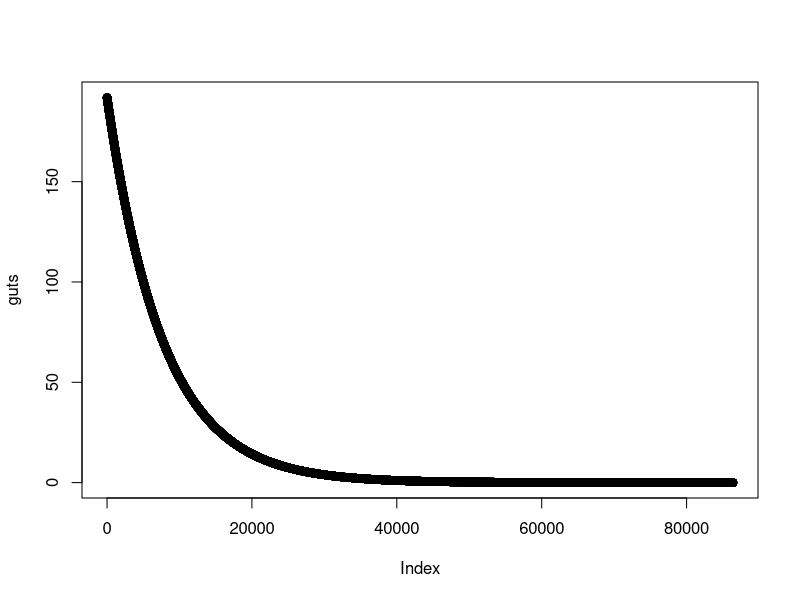

Write R code to recreate this figure. (Note: this script raises an error after producing the figure.)
################################################################################
################################################################################
# The nutrient dimension of predation halos
# Eric K. Ezell, ekezell@sewanee.edu
#
# Step 2 Parameters
################################################################################
################################################################################

setwd(dirname(rstudioapi::getActiveDocumentContext()$path))

################################################################################
################################################################################

params <-
  list(
    murre_mass = 888,
    # g
    # COMU - Hilton et al. 2000

    # Ingestion-Excretion ======================================================
    excretion_rate = 0.00013,
    # % wet meal mass excreted per second
    # COMU (middle of the two values,  0.011 and 0.015, Hilton et al 2000)
    ingesta_transit_time = 70*60,
    # sec to first poop once foraging begins
    # COMU - Hilton et al. 2000
    max_ingestion_rate = 0.037 ,
    # grams per second
    # COMU - Hilton et al 2000, pg 24 of 24
    max_feeding_time = 197*60,
    # second
    # COMU - mean of 186, 318, 89; Hilton et al 2000, pg 24 of PDF
    gut_capacity = 192,
    # g or mL,
    # COMU - Hilton et al 2000 pg 24 of pdf
    assimilation_efficiency = 0.79,
    # COMU - Hilton et al 2000b, also used in Roth et al 2008
    excreta_ingesta_ratio = .427,
    # Proportion of ingesta that is excreted
    # COMU
    # Hilton et al 2000b fed murres 10.88% of their body weight in fish
    # Based on figure 3, the murre weight is 990g -- so they were fed 107g wet mass
    # Using an equation from Larimer (1992), dry = 0.309*wet - 0.286, which is for sand lance, that would be 32.77g dry mass
    # Based on figure 2, murres excreted 14g dry mass -- so their excreta was equal to 14/32.77 = 42.7% of their ingesta by dry weight
    E_density_diet = 6,
    # kJ/g; middle of 4-8 kJ from Hilton et al 2000

    # Trip / diving ============================================================
    trip_hours = 18,
    # hours
    # COMU - based on the 18 hours per pair in Hilton et al 2000
    dive_time = 77,
    dive_time_sd = 28.6,
    # sec
    # COMU - Evans et al 2013, Table 3
    dives_per_bout = 7,
    dives_per_bout_sd = 5.74,
    # COMU - Evans et al 2013, Table 3 6.9
    post_dive_interval = 42,
    post_dive_interval_sd = 30,
    # s
    # COMU - Evans et al 2013
    bout_duration = 833,
    bout_duration_sd = 712,
    # s
    # COMU - 803 is observed from Evans et al; 833 makes sense based on params above
    bout_interval = 250,
    # s
    # COMU - Evans et al 2013
    percent_feeding = 0.50,
    # percent of "sit" time spent feeding underwater;
    # COMU - Evans et al. 2013 had 50%. (Note: Hilton used 0.63)
    percent_inactive = 0.31
    # percent of "sit" non-feed time inactive (legs tucked)
    # TBMU - Elliott & Gaston 2014 - reported fraction for Sep - October
    #  less diel variation (most within 20% - 40%) then later months (5% - 50%) but still substantial
    # simplify it by taking mean across hours of day: mean(c(47, 48, 46, 22, 15, 18, 20, 23, 24, 27, 38, 45)) = .31
    )

params



#===============================================================================
#===============================================================================
#===============================================================================
# Re-run gut curve based on parameters

if(!file.exists('gutcurve.rds')){
  message('Reproducing the gut contents decay curve ...')
  # Create a decay curve for gut contents
  t = 1:86400 # one day
  (er <- params$excretion_rate)
  (guts <- params$gut_capacity)
  for(i in t){
    last_gut <- guts[length(guts)]
    guti <- last_gut - (last_gut*er)
    #message(guti)
    guts <- c(guts, guti)
  }
  plot(guts)
  save(gutcurve, file='gutcurve.rds')
}
